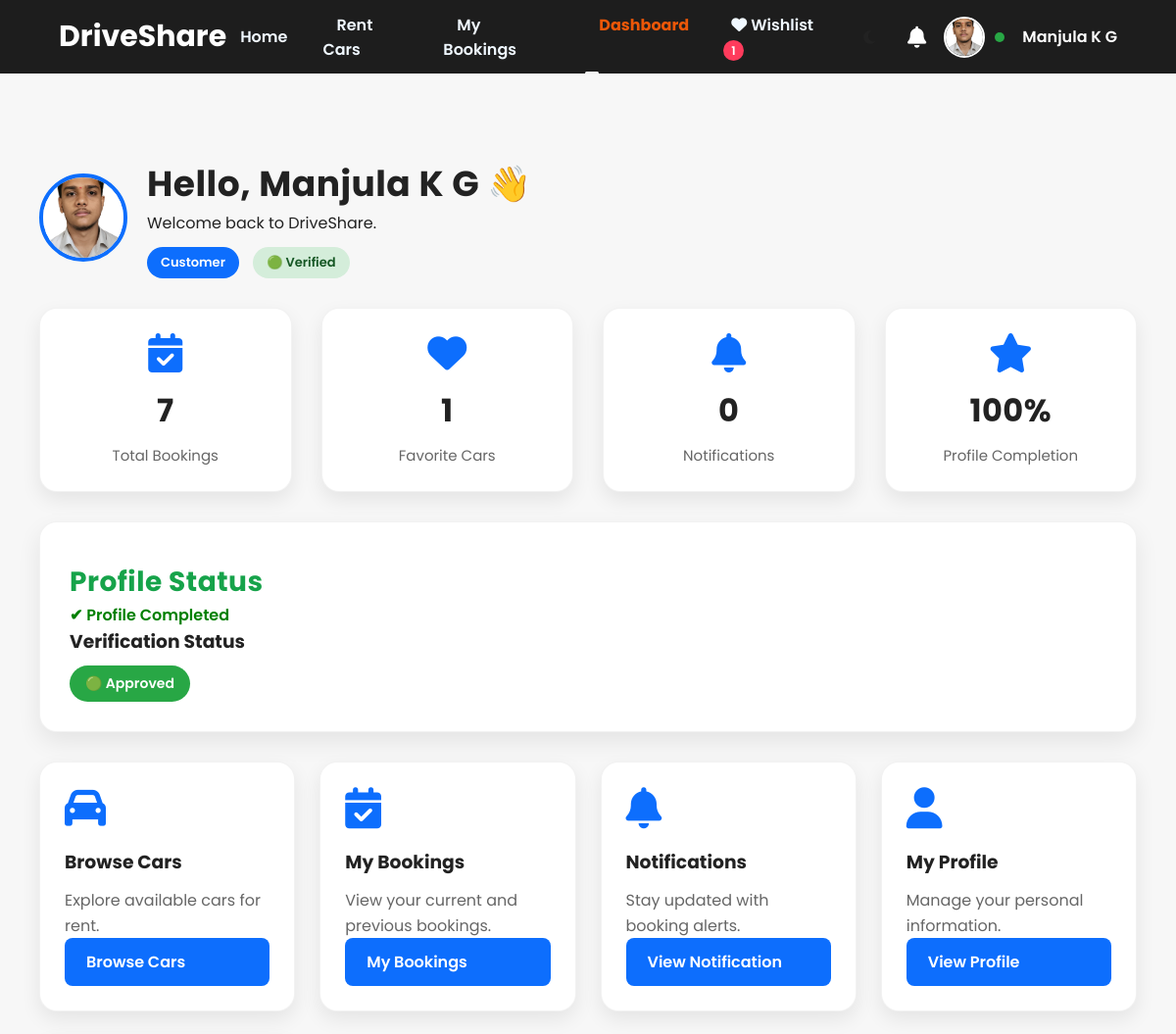
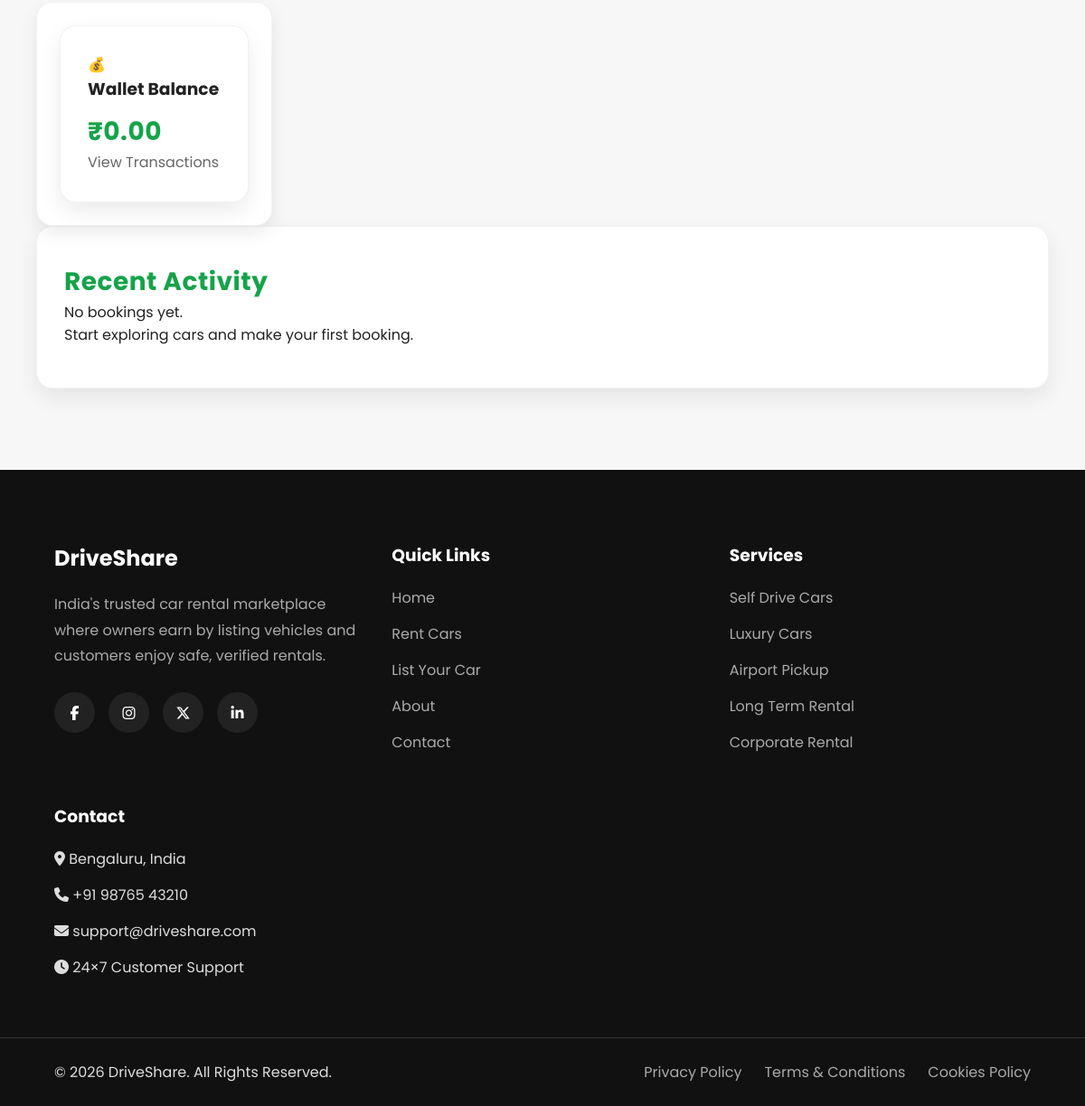
Page /dashboard/customer/ (signed in) on the committed database (2 pictures, top to bottom).
### accounts/models.py (models this page shows, shortened)
class CustomUser(AbstractUser):
    USER_TYPES = (
        ('customer', 'Customer'),
        ('owner', 'Car Owner'),
        ('admin', 'Admin'),
    )
    user_type = models.CharField(
        max_length=20,
        choices=USER_TYPES,
        default='customer'
    )
    phone_number = models.CharField(
        max_length=15,
        blank=True
    )
    profile_picture = models.ImageField(
        upload_to='profile_pictures/',
        blank=True,
        null=True
    )

### bookings/models.py (models this page shows, shortened)
class Wallet(models.Model):
    customer = models.OneToOneField(
        CustomUser,
        on_delete=models.CASCADE,
        related_name="wallet"
    )
    balance = models.DecimalField(
        max_digits=10,
        decimal_places=2,
        default=0
    )
    updated_at = models.DateTimeField(
        auto_now=True
    )

### dashboard/views.py (the view)
@login_required(login_url='login')
def customer_dashboard(request):
    if request.user.user_type != "customer":
        return redirect("home")
    wallet, created = Wallet.objects.get_or_create(
    customer=request.user
)
    total_bookings = Booking.objects.filter(
    customer=request.user
).count()
    total_notifications = Notification.objects.filter(
    user=request.user
).count()
    total_favorites = Wishlist.objects.filter(
    customer=request.user
).count()
    profile = request.user.customer_profile
    profile_completion = 0
    if request.user.first_name:
        profile_completion += 20
    if request.user.phone_number:
        profile_completion += 20
    if profile.address:
        profile_completion += 20
    if profile.aadhaar_photo:
        profile_completion += 20
    if request.user.profile_picture:
        profile_completion += 20
    return render(
    request,
    "dashboard/customer_dashboard.html",
    {
        "wallet": wallet,
        "total_bookings": total_bookings,
        "total_notifications": total_notifications,
        "total_favorites": total_favorites,
        "profile_completion": profile_completion,
    }
)

### notifications/context_processors.py (called while the page is built)
def notification_count(request):
    if request.user.is_authenticated:
        return {
            "notification_count":
            request.user.notifications.filter(
                is_read=False
            ).count()
        }
    return {
        "notification_count": 0
    }

### templates/dashboard/customer_dashboard.html (shortened to what this page needs)
{% extends 'base.html' %}
{% load static %}
{% block content %}
<section class="dashboard">
    <div class="dashboard-header">
    <div class="profile-header">
        {% if request.user.profile_picture %}
            <img src="{{ request.user.profile_picture.url }}"
                 class="profile-image">
        {% else %}
            <img src="{% static 'images/default-avatar.png' %}"
                 class="profile-image">
        {% endif %}
        <div>
            <h1>Hello, {{ request.user.first_name }} 👋</h1>
            <p>Welcome back to DriveShare.</p>
            <span class="role-badge">
                Customer
            </span>
            {% if request.user.customer_profile.verification_status == "Approved" %}
                <span class="verify approved">
                    🟢 Verified
                </span>
            {% elif request.user.customer_profile.verification_status == "Pending" %}
                <span class="verify pending">
                    🟡 Pending
                </span>
            {% else %}
                <span class="verify rejected">
                    🔴 Rejected
                </span>
            {% endif %}
        </div>
    </div>
</div>
<div class="stats-grid">
    <div class="stats-card">
        <i class="fas fa-calendar-check stats-icon"></i>
        <h2>{{ total_bookings }}</h2>
        <p>Total Bookings</p>
    </div>
    <div class="stats-card">
        <i class="fas fa-heart stats-icon"></i>
        <h2>{{ total_favorites }}</h2>
        <p>Favorite Cars</p>
    </div>
    <div class="stats-card">
        <i class="fas fa-bell stats-icon"></i>
        <h2>{{ total_notifications }}</h2>
        <p>Notifications</p>
    </div>
    <div class="stats-card">
        <i class="fas fa-star stats-icon"></i>
        <h2>{{ profile_completion }}%</h2>
        <p>Profile Completion</p>
    </div>
</div>
    <div class="dashboard-card">
    <h2>Profile Status</h2>
    {% if request.user.customer_profile.profile_completed %}
        <p style="color:green; font-weight:600;">
            ✔ Profile Completed
        </p>
        <h3>Verification Status</h3>
{% if request.user.customer_profile.verification_status == "Approved" %}
    <span class="status-badge status-approved">
        🟢 Approved
    </span>
{% elif request.user.customer_profile.verification_status == "Pending" %}
    <span class="status-badge status-pending">
        🟡 Pending
    </span>
{% else %}
    <span class="status-badge status-rejected">
        🔴 Rejected
    </span>
{% endif %}
    {% endif %}
</div>
    <div class="dashboard-grid">
    <div class="dashboard-box">
        <i class="fas fa-car dashboard-icon"></i>
        <h3>Browse Cars</h3>
        <p>Explore available cars for rent.</p>
        <a href="{% url 'browse_cars' %}" class="dashboard-btn">
            Browse Cars
        </a>
    </div>
    <div class="dashboard-box">
        <i class="fas fa-calendar-check dashboard-icon"></i>
        <h3>My Bookings</h3>
        <p>View your current and previous bookings.</p>
        <a href="{% url 'my_bookings' %}" class="dashboard-btn">
            My Bookings
        </a>
    </div>
    <div class="dashboard-box">
        <i class="fas fa-bell dashboard-icon"></i>
        <h3>Notifications</h3>
        <p>Stay updated with booking alerts.</p>
         <a href="{% url 'notifications' %}" class="dashboard-btn">
            View Notification
        </a>
    </div>
    <div class="dashboard-box">
        <i class="fas fa-user dashboard-icon"></i>
        <h3>My Profile</h3>
        <p>Manage your personal information.</p>
        <a href="{% url 'customer_profile' %}" class="dashboard-btn">
            View Profile
        </a>
    </div>
 <div class="dashboard-box">
       <a href="{% url 'wallet' %}" class="dashboard-card">
    <div class="card-icon">
        💰
    </div>
    <h3>Wallet Balance</h3>
    <h2>₹{{ wallet.balance }}</h2>
    <p>View Transactions</p>
</a>
    </div>
</div>
    <div class="dashboard-card">
        <h2>Recent Activity</h2>
        <p>No bookings yet.</p>
        <p>Start exploring cars and make your first booking.</p>
    </div>
</section>
{% endblock %}

### templates/navbar.html (shortened to what this page needs)
<nav class="navbar">
    <div class="logo">
        <a href="/">DriveShare</a>
    </div>
    <ul class="nav-links">
    <li>
    <a href="/"
       class="{% if request.path == '/' %}active{% endif %}">
        Home
    </a>
</li>
    {% if user.is_authenticated %}
        {% if user.user_type == "customer" %}
            <li>
    <a href="{% url 'browse_cars' %}"
       class="{% if '/cars/' in request.path %}active{% endif %}">
        Rent Cars
    </a>
</li>
<li>
    <a href="{% url 'my_bookings' %}"
       class="{% if '/bookings/' in request.path %}active{% endif %}">
        My Bookings
    </a>
</li>
<li>
    <a href="{% url 'customer_dashboard' %}"
       class="{% if request.path == '/dashboard/customer/' %}active{% endif %}">
        Dashboard
    </a>
</li>
<li>
    <a href="{% url 'wishlist' %}" class="{% if request.path == '/cars/wishlist/' %}active{% endif %}">
        <i class="fas fa-heart"></i>
        Wishlist
{% if user.is_authenticated and user.user_type == "customer" %}
<span class="wishlist-count">
{{ user.wishlist_items.count }}
</span>
{% endif %}
    </a>
</li>
        {% endif %}
    {% else %}
        <li><a href="{% url 'browse_cars' %}">Rent Car</a></li>
        <li><a href="{% url 'signup' %}">List Your Car</a></li>
        <li><a href="{% url 'about' %}">About</a></li>
        <li><a href="{% url 'contact' %}">Contact</a></li>
    {% endif %}
</ul>
   <div class="auth-buttons">
{% if user.is_authenticated %}
    <div class="theme-toggle" id="themeToggle">
        <i class="fas fa-moon"></i>
    </div>
    <div class="notification-icon">
        <a href="{% url 'notifications' %}">
            <i class="fas fa-bell"></i>
        </a>
    </div>
    <div class="user-profile" id="userProfile">
        {% if user.profile_picture %}
            <img src="{{ user.profile_picture.url }}" class="nav-profile-img">
        {% else %}
            {% load static %}
        {% endif %}
        {% if user.user_type == "customer" %}
            {% if user.customer_profile.verification_status == "Approved" %}
                <span class="status-dot approved"></span>
            {% elif user.customer_profile.verification_status == "Pending" %}
                <span class="status-dot pending"></span>
            {% else %}
                <span class="status-dot rejected"></span>
            {% endif %}
        {% endif %}
        <span class="user-name">
            {{ user.first_name }}
        </span>
    </div>
{% endif %}
</div>
</nav>

### static/css/style.css (style rules this page uses)
* { margin:0; padding:0; box-sizing:border-box; font-family:'Poppins',sans-serif; }
* { transition: color .25s ease, background-color .25s ease, border-color .25s ease, box-shadow .25s ease, transform .25s ease; }
html { scroll-behavior:smooth; }
body { background:#f7f7f7; color:#222; }
a { text-decoration:none; }
ul { list-style:none; }
button, a { transition:.3s; }
button, .dashboard-btn, .login-btn, .signup-btn { cursor:pointer; font-weight:600; transition:all .3s ease; }

### static/css/navbar.css (style rules this page uses)
.navbar { position:fixed; top:0; left:0; width:100%; height:75px; padding:0 40px; display:flex; justify-content:space-between; align-items:center; background:rgba(17,17,17,.95); backdrop-filter:blur(12px); z-index:9999; }
.navbar { transition: background .35s ease, box-shadow .35s ease, padding .35s ease; }
.logo a { font-size:30px; font-weight:700; color:white; }
.nav-links { display:flex; align-items:center; gap:22px; list-style:none; margin:0; padding:0; }
.nav-links a { color:aliceblue; font-size:16px; font-weight:600; text-decoration:none; padding:8px 14px; border-radius:8px; transition:.3s; }
.auth-buttons { display:flex; align-items:center; gap:18px; flex-shrink:0; }
.user-profile { position:relative; display:flex; align-items:center; gap:10px; cursor:pointer; }
.nav-profile-img { width:42px; height:42px; border-radius:50%; object-fit:cover; border:2px solid white; }
.user-name { color:white; font-weight:600; white-space:nowrap; }
.notification-icon { position:relative; display:flex; align-items:center; justify-content:center; }
.notification-icon a { color:#fff; font-size:22px; text-decoration:none; position:relative; display:flex; align-items:center; justify-content:center; }
.notification-icon i { transition:.3s; }
.status-dot { width:10px; height:10px; border-radius:50%; display:inline-block; margin-right:8px; }
.status-dot.approved { background:#28a745; }
.nav-links a.active { color: #ec5708; font-weight:700; position:relative; }
.nav-links a.active::after { content:""; position:absolute; left:0; bottom:-6px; width:100%; height:3px; background:#f5f5f5; border-radius:5px; }
.nav-profile-img { transition:all .3s ease; }
.notification-icon i { transition:all .3s ease; }
.theme-toggle { width:42px; height:42px; display:flex; align-items:center; justify-content:center; border-radius:50%; cursor:pointer; transition:.3s; }
.theme-toggle i { transition:.3s; }
.wishlist-count { margin-left:6px; background:#ff3b5c; color:white; padding:2px 8px; border-radius:50px; font-size:12px; font-weight:600; }

### static/css/responsive.css (style rules this page uses)
@media (max-width:1200px) { .navbar { padding:18px 5%; } }

### static/css/bookings.css (style rules this page uses)
.approved { background:#16a34a; }
.stats-grid { display:grid; grid-template-columns:repeat(4,1fr); gap:20px; margin:30px 0; }

### static/css/pages.css (style rules this page uses)
.stats-grid { display:grid; grid-template-columns:repeat(auto-fit,minmax(220px,1fr)); gap:30px; }

### rows in the picture
CustomUser: wishlist_items.count "1", profile_picture (picture), first_name "Manjula K G", user.profile_picture (picture), user.first_name "Manjula K G"
Wallet: balance "0.00"

### other values in the picture
{{ total_bookings }} "7"
{{ total_favorites }} "1"
{{ total_notifications }} "0"
{{ profile_completion }} "100"
